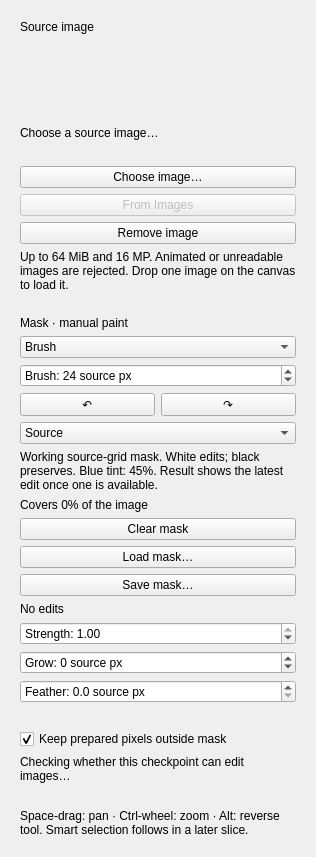
<?xml version="1.0" encoding="UTF-8"?>
<ui version="4.0">
 <class>InpaintEditor</class>
 <widget class="QWidget" name="inpaintEditor">
  <layout class="QVBoxLayout" name="editorRootLayout">
   <item><widget class="QFrame" name="sourceCard">
    <property name="role" stdset="0"><string>card</string></property>
    <layout class="QVBoxLayout" name="sourceCardLayout">
     <item><widget class="QLabel" name="sourceTitle"><property name="text"><string>Source image</string></property><property name="textRole" stdset="0"><string>section</string></property></widget></item>
     <item><widget class="QLabel" name="sourceThumbnail"><property name="minimumSize"><size><width>80</width><height>80</height></size></property><property name="maximumSize"><size><width>240</width><height>100</height></size></property></widget></item>
     <item><widget class="QLabel" name="sourceFacts"><property name="text"><string>Choose a source image…</string></property><property name="wordWrap"><bool>true</bool></property></widget></item>
     <item><widget class="QLabel" name="sourceError"><property name="wordWrap"><bool>true</bool></property><property name="state" stdset="0"><string>error</string></property></widget></item>
     <item><widget class="QPushButton" name="chooseSourceButton"><property name="text"><string>Choose image…</string></property></widget></item>
     <item><widget class="QPushButton" name="fromImagesButton"><property name="text"><string>From Images</string></property><property name="enabled"><bool>false</bool></property><property name="toolTip"><string>In Images, select a saved image and press Edit image.</string></property></widget></item>
     <item><widget class="QPushButton" name="removeSourceButton"><property name="text"><string>Remove image</string></property></widget></item>
     <item><widget class="QLabel" name="sourceLimits"><property name="text"><string>Up to 64 MiB and 16 MP. Animated or unreadable images are rejected. Drop one image on the canvas to load it.</string></property><property name="wordWrap"><bool>true</bool></property><property name="textRole" stdset="0"><string>secondary</string></property></widget></item>
    </layout>
   </widget></item>
   <item><widget class="QFrame" name="maskCard">
    <property name="role" stdset="0"><string>card</string></property>
    <layout class="QVBoxLayout" name="maskCardLayout">
     <item><widget class="QLabel" name="maskTitle"><property name="text"><string>Mask · manual paint</string></property><property name="textRole" stdset="0"><string>section</string></property></widget></item>
     <item><widget class="QComboBox" name="toolCombo"><item><property name="text"><string>Brush</string></property></item><item><property name="text"><string>Erase</string></property></item><item><property name="text"><string>Rectangle</string></property></item><item><property name="text"><string>Circle</string></property></item></widget></item>
     <item><widget class="QSpinBox" name="brushSize"><property name="prefix"><string>Brush: </string></property><property name="suffix"><string> source px</string></property><property name="minimum"><number>1</number></property><property name="maximum"><number>512</number></property><property name="value"><number>24</number></property></widget></item>
     <item><layout class="QHBoxLayout" name="historyControls"><item><widget class="QPushButton" name="undoButton"><property name="text"><string>↶</string></property><property name="toolTip"><string>Undo (Ctrl+Z)</string></property><property name="accessibleName"><string>Undo mask edit</string></property></widget></item><item><widget class="QPushButton" name="redoButton"><property name="text"><string>↷</string></property><property name="toolTip"><string>Redo (Ctrl+Shift+Z)</string></property><property name="accessibleName"><string>Redo mask edit</string></property></widget></item></layout></item>
     <item><widget class="QComboBox" name="viewCombo"><item><property name="text"><string>Source</string></property></item><item><property name="text"><string>Mask</string></property></item><item><property name="text"><string>Result</string></property></item></widget></item>
     <item><widget class="QLabel" name="maskCaption"><property name="text"><string>Working source-grid mask. White edits; black preserves. Blue tint: 45%. Result shows the latest edit once one is available.</string></property><property name="wordWrap"><bool>true</bool></property></widget></item>
     <item><widget class="QLabel" name="coverageLabel"><property name="text"><string>Covers 0% of the image</string></property><property name="wordWrap"><bool>true</bool></property></widget></item>
     <item><widget class="QPushButton" name="clearMaskButton"><property name="text"><string>Clear mask</string></property></widget></item>
     <item><widget class="QPushButton" name="loadMaskButton"><property name="text"><string>Load mask…</string></property></widget></item>
     <item><widget class="QPushButton" name="saveMaskButton"><property name="text"><string>Save mask…</string></property></widget></item>
     <item><widget class="QLabel" name="historyLabel"><property name="text"><string>No edits</string></property></widget></item>
     <item><widget class="QDoubleSpinBox" name="strengthSpinBox"><property name="toolTip"><string>1.0 replaces the masked area; lower values keep more of the source structure. Fill checkpoints expect 1.0.</string></property><property name="prefix"><string>Strength: </string></property><property name="maximum"><double>1.000000000000000</double></property><property name="singleStep"><double>0.050000000000000</double></property><property name="value"><double>1.000000000000000</double></property></widget></item>
     <item><widget class="QSpinBox" name="growSpin"><property name="toolTip"><string>Expands (positive) or shrinks (negative) the mask in source pixels before generation.</string></property><property name="prefix"><string>Grow: </string></property><property name="suffix"><string> source px</string></property><property name="minimum"><number>-64</number></property><property name="maximum"><number>64</number></property><property name="value"><number>0</number></property></widget></item>
     <item><widget class="QDoubleSpinBox" name="featherSpin"><property name="toolTip"><string>Softens the blend edge inside the mask, in source pixels.</string></property><property name="prefix"><string>Feather: </string></property><property name="suffix"><string> source px</string></property><property name="decimals"><number>1</number></property><property name="maximum"><double>64.000000000000000</double></property><property name="singleStep"><double>0.500000000000000</double></property></widget></item>
     <item><widget class="QLabel" name="sizeLabel"><property name="wordWrap"><bool>true</bool></property><property name="textRole" stdset="0"><string>secondary</string></property></widget></item>
     <item><widget class="QCheckBox" name="keepOutsideCheck"><property name="text"><string>Keep prepared pixels outside mask</string></property><property name="checked"><bool>true</bool></property></widget></item>
     <item><widget class="QLabel" name="editorCapability"><property name="text"><string>Checking whether this checkpoint can edit images…</string></property><property name="wordWrap"><bool>true</bool></property></widget></item>
     <item><widget class="QLabel" name="stepsNote"><property name="wordWrap"><bool>true</bool></property><property name="textRole" stdset="0"><string>secondary</string></property></widget></item>
     <item><widget class="QLabel" name="editorNote"><property name="text"><string>Space-drag: pan · Ctrl-wheel: zoom · Alt: reverse tool. Smart selection follows in a later slice.</string></property><property name="wordWrap"><bool>true</bool></property></widget></item>
    </layout>
   </widget></item>
  </layout>
 </widget>
 <resources/>
 <connections/>
</ui>
